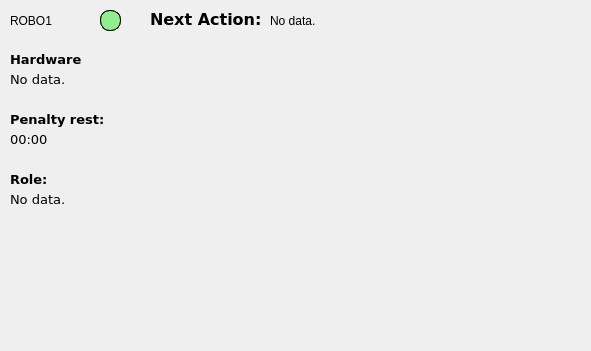
    <widget class="QFrame" name="frm_rob1">
     <property name="geometry">
      <rect>
       <x>10</x>
       <y>0</y>
       <width>591</width>
       <height>351</height>
      </rect>
     </property>
     <property name="frameShape">
      <enum>QFrame::NoFrame</enum>
     </property>
     <property name="frameShadow">
      <enum>QFrame::Raised</enum>
     </property>
     <widget class="QWidget" name="wdg_stateindicator_red" native="true">
      <property name="geometry">
       <rect>
        <x>100</x>
        <y>10</y>
        <width>21</width>
        <height>21</height>
       </rect>
      </property>
      <property name="styleSheet">
       <string notr="true">#wdg_stateindicator_red {
border: 1px solid black;
background: red;
border-radius: 10px;
}</string>
      </property>
     </widget>
     <widget class="QLabel" name="lb_name">
      <property name="geometry">
       <rect>
        <x>10</x>
        <y>10</y>
        <width>98</width>
        <height>21</height>
       </rect>
      </property>
      <property name="text">
       <string>ROBO1</string>
      </property>
      <property name="alignment">
       <set>Qt::AlignLeading|Qt::AlignLeft|Qt::AlignVCenter</set>
      </property>
     </widget>
     <widget class="QWidget" name="wdg_stateindicator_green" native="true">
      <property name="geometry">
       <rect>
        <x>100</x>
        <y>10</y>
        <width>21</width>
        <height>21</height>
       </rect>
      </property>
      <property name="styleSheet">
       <string notr="true">#wdg_stateindicator_green {
border: 1px solid black;
background: lightgreen;
border-radius: 10px;
}</string>
      </property>
     </widget>
     <widget class="QFrame" name="frm_rob1field">
      <property name="geometry">
       <rect>
        <x>140</x>
        <y>40</y>
        <width>441</width>
        <height>301</height>
       </rect>
      </property>
      <property name="frameShape">
       <enum>QFrame::NoFrame</enum>
      </property>
      <property name="frameShadow">
       <enum>QFrame::Raised</enum>
      </property>
      <widget class="QLabel" name="lb_field">
       <property name="geometry">
        <rect>
         <x>5</x>
         <y>13</y>
         <width>431</width>
         <height>291</height>
        </rect>
       </property>
       <property name="text">
        <string/>
       </property>
       <property name="pixmap">
        <pixmap>ui_images/field_small429x287.png</pixmap>
       </property>
      </widget>
     </widget>
     <widget class="QLabel" name="header_statehardware_6">
      <property name="geometry">
       <rect>
        <x>150</x>
        <y>10</y>
        <width>120</width>
        <height>20</height>
       </rect>
      </property>
      <property name="sizePolicy">
       <sizepolicy hsizetype="Minimum" vsizetype="Minimum">
        <horstretch>0</horstretch>
        <verstretch>0</verstretch>
       </sizepolicy>
      </property>
      <property name="minimumSize">
       <size>
        <width>120</width>
        <height>20</height>
       </size>
      </property>
      <property name="maximumSize">
       <size>
        <width>90</width>
        <height>20</height>
       </size>
      </property>
      <property name="font">
       <font>
        <family>verdana</family>
        <weight>75</weight>
        <bold>true</bold>
       </font>
      </property>
      <property name="text">
       <string>&lt;html&gt;&lt;head/&gt;&lt;body&gt;&lt;p&gt;&lt;span style=&quot; font-size:12pt;&quot;&gt;Next Action:&lt;/span&gt;&lt;/p&gt;&lt;/body&gt;&lt;/html&gt;</string>
      </property>
      <property name="wordWrap">
       <bool>false</bool>
      </property>
     </widget>
     <widget class="QLabel" name="lb_nextaction">
      <property name="geometry">
       <rect>
        <x>270</x>
        <y>10</y>
        <width>311</width>
        <height>21</height>
       </rect>
      </property>
      <property name="text">
       <string>No data.</string>
      </property>
     </widget>
     <widget class="QFrame" name="frame_2">
      <property name="geometry">
       <rect>
        <x>0</x>
        <y>39</y>
        <width>131</width>
        <height>301</height>
       </rect>
      </property>
      <property name="frameShape">
       <enum>QFrame::NoFrame</enum>
      </property>
      <property name="frameShadow">
       <enum>QFrame::Raised</enum>
      </property>
      <widget class="QLabel" name="lb_role">
       <property name="geometry">
        <rect>
         <x>10</x>
         <y>150</y>
         <width>120</width>
         <height>20</height>
        </rect>
       </property>
       <property name="minimumSize">
        <size>
         <width>0</width>
         <height>20</height>
        </size>
       </property>
       <property name="maximumSize">
        <size>
         <width>16777215</width>
         <height>20</height>
        </size>
       </property>
       <property name="font">
        <font>
         <family>verdana</family>
         <pointsize>10</pointsize>
        </font>
       </property>
       <property name="text">
        <string>No data.</string>
       </property>
       <property name="wordWrap">
        <bool>false</bool>
       </property>
      </widget>
      <widget class="QLabel" name="lb_statehardware">
       <property name="geometry">
        <rect>
         <x>10</x>
         <y>30</y>
         <width>120</width>
         <height>20</height>
        </rect>
       </property>
       <property name="minimumSize">
        <size>
         <width>0</width>
         <height>20</height>
        </size>
       </property>
       <property name="maximumSize">
        <size>
         <width>16777215</width>
         <height>20</height>
        </size>
       </property>
       <property name="font">
        <font>
         <family>verdana</family>
         <pointsize>10</pointsize>
         <weight>50</weight>
         <bold>false</bold>
        </font>
       </property>
       <property name="text">
        <string>No data.</string>
       </property>
       <property name="wordWrap">
        <bool>false</bool>
       </property>
      </widget>
      <widget class="QLabel" name="header_role">
       <property name="geometry">
        <rect>
         <x>10</x>
         <y>130</y>
         <width>120</width>
         <height>20</height>
        </rect>
       </property>
       <property name="sizePolicy">
        <sizepolicy hsizetype="Minimum" vsizetype="Minimum">
         <horstretch>0</horstretch>
         <verstretch>0</verstretch>
        </sizepolicy>
       </property>
       <property name="minimumSize">
        <size>
         <width>120</width>
         <height>20</height>
        </size>
       </property>
       <property name="maximumSize">
        <size>
         <width>120</width>
         <height>20</height>
        </size>
       </property>
       <property name="font">
        <font>
         <family>verdana</family>
         <pointsize>10</pointsize>
         <weight>75</weight>
         <bold>true</bold>
        </font>
       </property>
       <property name="text">
        <string>Role:</string>
       </property>
       <property name="wordWrap">
        <bool>false</bool>
       </property>
      </widget>
      <widget class="QLabel" name="lb_penaltytime">
       <property name="geometry">
        <rect>
         <x>10</x>
         <y>90</y>
         <width>120</width>
         <height>20</height>
        </rect>
       </property>
       <property name="minimumSize">
        <size>
         <width>0</width>
         <height>20</height>
        </size>
       </property>
       <property name="maximumSize">
        <size>
         <width>16777215</width>
         <height>20</height>
        </size>
       </property>
       <property name="font">
        <font>
         <family>verdana</family>
         <pointsize>10</pointsize>
        </font>
       </property>
       <property name="frameShape">
        <enum>QFrame::NoFrame</enum>
       </property>
       <property name="text">
        <string>00:00</string>
       </property>
       <property name="wordWrap">
        <bool>false</bool>
       </property>
      </widget>
      <widget class="QLabel" name="header_statehardware">
       <property name="geometry">
        <rect>
         <x>10</x>
         <y>10</y>
         <width>120</width>
         <height>20</height>
        </rect>
       </property>
       <property name="sizePolicy">
        <sizepolicy hsizetype="Minimum" vsizetype="Minimum">
         <horstretch>0</horstretch>
         <verstretch>0</verstretch>
        </sizepolicy>
       </property>
       <property name="minimumSize">
        <size>
         <width>120</width>
         <height>20</height>
        </size>
       </property>
       <property name="maximumSize">
        <size>
         <width>120</width>
         <height>20</height>
        </size>
       </property>
       <property name="font">
        <font>
         <family>verdana</family>
         <pointsize>10</pointsize>
         <weight>75</weight>
         <bold>true</bold>
        </font>
       </property>
       <property name="text">
        <string>Hardware</string>
       </property>
       <property name="wordWrap">
        <bool>false</bool>
       </property>
      </widget>
      <widget class="QLabel" name="header_penaltytime">
       <property name="geometry">
        <rect>
         <x>10</x>
         <y>70</y>
         <width>120</width>
         <height>20</height>
        </rect>
       </property>
       <property name="sizePolicy">
        <sizepolicy hsizetype="Minimum" vsizetype="Minimum">
         <horstretch>0</horstretch>
         <verstretch>0</verstretch>
        </sizepolicy>
       </property>
       <property name="minimumSize">
        <size>
         <width>120</width>
         <height>20</height>
        </size>
       </property>
       <property name="maximumSize">
        <size>
         <width>120</width>
         <height>20</height>
        </size>
       </property>
       <property name="font">
        <font>
         <family>verdana</family>
         <pointsize>10</pointsize>
         <weight>75</weight>
         <bold>true</bold>
        </font>
       </property>
       <property name="text">
        <string>Penalty rest:</string>
       </property>
       <property name="wordWrap">
        <bool>false</bool>
       </property>
      </widget>
     </widget>
    </widget>
